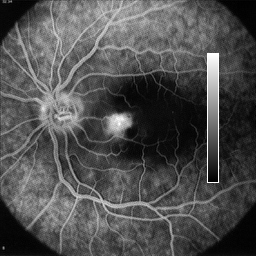
//> input picture work 2 Pseudo Color/retina.tiff, 256 x 256 px
$ ./pseudoColoring ../retina.tiff   (built with g++ and OpenCV 4)
//> lines starting //> are read from the running program, lines starting //| are printed output that depends on the picture

//Axel 56130500236

#include "opencv2/highgui/highgui.hpp"
#include "opencv2/imgproc/imgproc_c.h"
#include <stdio.h>


int main(int argc, char *argv[])
{
	IplImage* img = 0;
	int height,width,step,channels;
	unsigned char *data;

	setbuf(stdout, NULL);
	// load an image
	img= cvLoadImage("retina.tiff");
//> img is the input picture: 256 rows x 256 cols, CV_8UC3; min 0, max 255, mean 79.4
	if(!img){
		printf("Could not load image file: %s\n",argv[1]);
		exit(0);
	}

	// get the image data
	height    = img->height;
//> height = 256
	width     = img->width;
//> width = 256
	step      = img->widthStep;
//> step = 768
	channels  = img->nChannels;
//> channels = 3
	data      = (uchar *)img->imageData;

	printf("Processing a %dx%d image with %d channels\n",height,width,channels);
//| Processing a 256x256 image with 3 channels
	printf("step = %d\n", step);
//| step = 768


	IplImage* imgRed = cvCreateImage(cvGetSize(img), 8, 1);
	IplImage* imgGreen = cvCreateImage(cvGetSize(img), 8, 1);
	IplImage* imgBlue = cvCreateImage(cvGetSize(img), 8, 1);
	IplImage* imgGrayscale = cvCreateImage(cvGetSize(img), 8, 1);

	//change to grayscale
	cvCvtColor(img, imgGrayscale, CV_RGB2GRAY);

	// create a window
	cvNamedWindow("Gray scale", CV_WINDOW_AUTOSIZE);
	cvNamedWindow( "Pseudo color rainbow" );
	cvNamedWindow( "Pseudo color 1" );
	cvNamedWindow( "Pseudo color 2" );

	// Create an image for the output
	IplImage* imgPseudoColor = cvCreateImage( cvGetSize(img), IPL_DEPTH_8U, 3 );
	IplImage* imgPseudoColor1 = cvCreateImage( cvGetSize(img), IPL_DEPTH_8U, 3 );
	IplImage* imgPseudoColor2 = cvCreateImage( cvGetSize(img), IPL_DEPTH_8U, 3 );

	//Pseudo coloring
	unsigned char *dataGrayscale;
	unsigned char *dataRed, *dataGreen, *dataBlue;
	dataRed = (uchar *)imgRed->imageData;
	dataGreen = (uchar *)imgGreen->imageData;
	dataBlue = (uchar *)imgBlue->imageData;
	dataGrayscale = (uchar *)imgGrayscale->imageData;

	int i,j;
	uchar val;

	// PSEUDO COLOR RAINBOW
	for(i=0;i<height;i++){
		for(j=0;j<width;j++){
			val = dataGrayscale[i*width+j];

			if(val<=64){
				dataRed[i*width+j]=0;
				dataGreen[i*width+j]=0;
				dataBlue[i*width+j]=val*4;
			}else if(val<=128){
				dataRed[i*width+j]=0;
				dataGreen[i*width+j]=(val-64)*4;
				dataBlue[i*width+j]=255;
			}else if(val<=192){
				dataRed[i*width+j]=0;
				dataGreen[i*width+j]=255;
				dataBlue[i*width+j]=(192-val)*4;
			}else{
				dataRed[i*width+j]=(val-192)*4;
				dataGreen[i*width+j]=(255-val)*4;
				dataBlue[i*width+j]=0;
			}
		}
	}
//> this loop made 256 passes
//> val on passes 1 to 3: 6, 2, 4
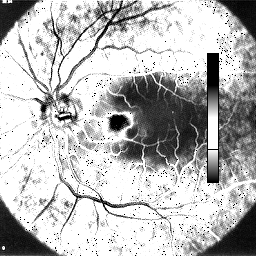
//> imgBlue: 256 rows x 256 cols, CV_8UC1; min 0, max 255, mean 184.9
//> after the loop, val = 16

	// merge three planes back into one image
	cvMerge(imgBlue, imgGreen, imgRed, NULL, imgPseudoColor);
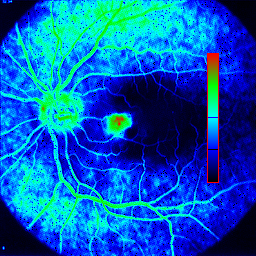
//> imgPseudoColor: 256 rows x 256 cols, CV_8UC3; mean B, G, R 184.9, 90.6, 2

	// PSEUDO COLOR 1
	for(i=0;i<height;i++){
		for(j=0;j<width;j++){
			val = dataGrayscale[i*width+j];

			dataRed[i*width+j]=val;
			dataGreen[i*width+j]=val;
			dataBlue[i*width+j]=255;
		}
	}
//> imgBlue: 256 rows x 256 cols, CV_8UC1; every value is 255
//> after the loop, val = 16

	// merge three planes back into one image
	cvMerge(imgBlue, imgGreen, imgRed, NULL, imgPseudoColor1);
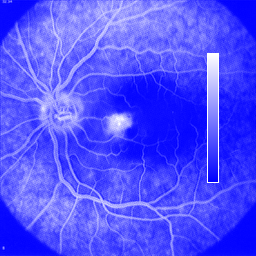
//> imgPseudoColor1: 256 rows x 256 cols, CV_8UC3; mean B, G, R 255, 79.4, 79.4

	// PSEUDO COLOR 2
	for(i=0;i<height;i++){
		for(j=0;j<width;j++){
			val = dataGrayscale[i*width+j];

			if(val<128){
				dataRed[i*width+j]=0;
				dataGreen[i*width+j]=2*val;
				dataBlue[i*width+j]=255-2*val;
			}else{
				dataRed[i*width+j]=2*val-255;
				dataGreen[i*width+j]=510-2*val;
				dataBlue[i*width+j]=0;
			}
		}

	}
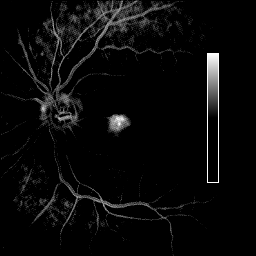
//> imgRed: 256 rows x 256 cols, CV_8UC1; min 0, max 255, mean 9.6
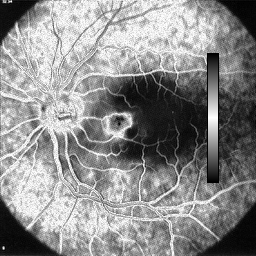
//> imgGreen: 256 rows x 256 cols, CV_8UC1; min 0, max 254, mean 139.5
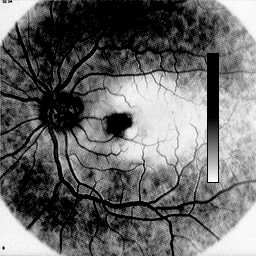
//> imgBlue: 256 rows x 256 cols, CV_8UC1; min 0, max 255, mean 105.9
//> after the loop, val = 16
	// merge three planes back into one image
	cvMerge(imgBlue, imgGreen, imgRed, NULL, imgPseudoColor2);
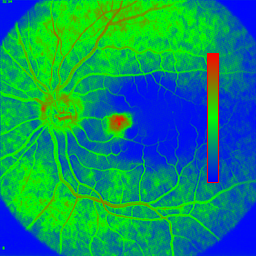
//> imgPseudoColor2: 256 rows x 256 cols, CV_8UC3; mean B, G, R 105.9, 139.5, 9.6

	// show the image
	cvShowImage("Gray scale", imgGrayscale );
	cvShowImage("Pseudo color rainbow", imgPseudoColor);
	cvShowImage("Pseudo color 1", imgPseudoColor1);
	cvShowImage("Pseudo color 2", imgPseudoColor2);

	// wait for a key
	cvWaitKey(0);

	// release the image
	cvReleaseImage(&imgGrayscale);
	cvReleaseImage(&imgPseudoColor);
	cvReleaseImage(&imgPseudoColor1);
	cvReleaseImage(&imgPseudoColor2);

	return 0;
}
